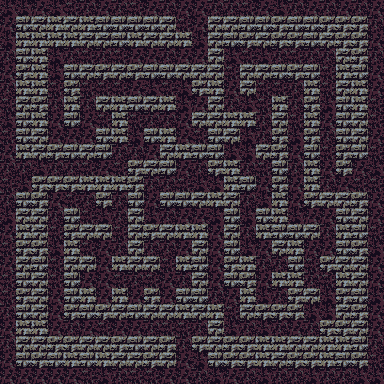

Rendered tile map (Tiled .tmx) drawn with the repository's tilesets; below, a short description and the full map source, tile grids included:
An orthogonal 24x24 tile map with 16x16 px tiles, 1 tile layer (tile) and 39 objects.

<map version="1.0" tiledversion="1.1.2" orientation="orthogonal" renderorder="right-down" width="24" height="24" tilewidth="16" tileheight="16" infinite="0" nextobjectid="45">
 <tileset firstgid="1" source="tileset.tsx" />
 <layer name="tile" width="24" height="24">
  <data encoding="csv">
8,8,7,8,9,6,7,6,9,7,6,7,7,6,6,9,7,8,6,7,6,7,6,7,
7,5,2,3,2,3,5,5,5,5,2,9,7,2,2,5,5,4,5,5,4,4,4,6,
8,3,3,3,3,2,2,5,3,2,2,3,8,2,5,4,2,4,4,5,2,4,4,7,
6,5,3,8,6,9,6,9,7,7,6,7,7,2,8,9,8,6,9,6,6,2,4,6,
7,4,3,8,5,2,4,2,4,5,5,2,2,2,9,2,2,5,4,5,9,3,5,7,
6,3,3,9,4,9,9,9,7,8,9,8,4,3,7,2,9,9,6,3,9,2,3,7,
9,2,4,6,3,6,2,3,5,2,3,8,7,2,6,8,9,3,6,4,8,5,3,9,
8,5,3,7,5,7,9,3,9,6,6,7,2,2,3,3,6,2,9,3,7,5,2,9,
9,5,2,7,7,7,5,3,8,5,3,7,9,5,2,8,6,4,8,4,6,5,2,7,
7,3,2,4,5,2,5,6,6,7,2,3,5,5,8,8,2,4,7,5,9,4,5,9,
6,6,8,6,6,9,7,9,4,2,5,7,6,4,3,6,9,5,6,3,7,4,7,8,
9,8,4,4,4,3,3,3,4,6,6,9,8,8,3,5,7,4,7,3,6,7,9,9,
6,5,4,7,9,6,4,6,5,7,5,5,2,3,2,6,8,3,7,4,2,2,4,7,
8,2,2,6,5,9,8,6,2,8,6,7,7,8,5,8,5,3,8,7,7,5,2,7,
7,3,2,9,4,2,2,9,2,4,2,3,3,7,2,6,3,5,5,2,6,3,5,9,
9,4,4,8,3,9,7,6,2,6,6,7,2,7,5,8,7,2,3,7,7,5,4,8,
7,2,5,9,2,2,7,3,2,2,9,3,5,7,4,3,6,6,5,9,4,2,2,7,
9,5,2,9,5,7,7,9,6,9,7,6,2,7,5,4,7,3,3,6,9,3,2,7,
9,4,2,7,5,3,7,3,7,4,7,5,5,6,7,3,8,6,4,2,8,4,5,8,
6,5,2,7,4,5,4,2,5,2,2,3,2,3,9,2,4,4,4,8,8,2,4,7,
7,3,3,7,6,7,9,7,7,6,9,9,6,2,8,6,8,6,7,6,4,4,2,7,
6,2,2,4,4,2,2,4,5,2,4,6,4,2,4,4,3,3,2,2,3,3,5,6,
7,5,4,5,3,5,3,2,2,4,2,7,8,5,4,4,3,2,4,4,3,5,4,9,
7,7,7,7,7,9,8,6,9,9,7,7,6,8,7,6,8,6,6,8,6,6,8,8
</data>
 </layer>
 <objectgroup name="furniture">
  <object id="1" gid="74" x="96" y="128" width="16" height="16" />
  <object id="2" gid="74" x="192" y="112" width="16" height="16" />
  <object id="3" gid="74" x="192" y="144" width="16" height="16">
   <properties>
    <property name="description" value="Pile of skulls. It seems like they are laughing at you.." />
   </properties>
  </object>
  <object id="4" gid="74" x="224" y="160" width="16" height="16" />
  <object id="5" gid="74" x="272" y="272" width="16" height="16">
   <properties>
    <property name="description" value="Pile of skulls. It seems like they are laughing at you.." />
   </properties>
  </object>
  <object id="6" gid="74" x="272" y="304" width="16" height="16">
   <properties>
    <property name="description" value="Pile of skulls. It seems like they are laughing at you.." />
   </properties>
  </object>
  <object id="7" gid="74" x="144" y="256" width="16" height="16">
   <properties>
    <property name="description" value="Pile of skulls. It seems like they are laughing at you.." />
   </properties>
  </object>
  <object id="8" gid="74" x="176" y="256" width="16" height="16">
   <properties>
    <property name="description" value="Pile of skulls. It seems like they are laughing at you.." />
   </properties>
  </object>
  <object id="9" gid="74" x="176" y="288" width="16" height="16" />
  <object id="10" gid="74" x="160" y="304" width="16" height="16" />
  <object id="11" gid="74" x="128" y="304" width="16" height="16" />
  <object id="12" gid="74" x="96" y="304" width="16" height="16" />
  <object id="13" gid="74" x="80" y="288" width="16" height="16" />
  <object id="14" gid="74" x="80" y="256" width="16" height="16" />
  <object id="15" gid="74" x="112" y="208" width="16" height="16" />
  <object id="16" gid="74" x="144" y="160" width="16" height="16" />
  <object id="17" gid="68" x="192" y="176" width="16" height="16" />
  <object id="18" gid="65" x="160" y="192" width="16" height="16" />
  <object id="19" gid="69" x="176" y="32" width="16" height="16">
   <properties>
    <property name="description" value="Urn full of ashes." />
   </properties>
  </object>
  <object id="20" gid="69" x="16" y="192" width="16" height="16">
   <properties>
    <property name="description" value="Urn full of ashes." />
   </properties>
  </object>
  <object id="21" gid="69" x="192" y="368" width="16" height="16">
   <properties>
    <property name="description" value="Urn full of ashes." />
   </properties>
  </object>
  <object id="22" gid="69" x="352" y="176" width="16" height="16">
   <properties>
    <property name="description" value="Broken urn pieces in a pile of ash." />
   </properties>
  </object>
  <object id="23" gid="73" x="336" y="192" width="16" height="16">
   <properties>
    <property name="description" value="Small stones and ash scattered over the floor." />
   </properties>
  </object>
  <object id="24" gid="73" x="320" y="112" width="16" height="16">
   <properties>
    <property name="description" value="Small stones and ash scattered over the floor." />
   </properties>
  </object>
  <object id="25" gid="73" x="224" y="80" width="16" height="16">
   <properties>
    <property name="description" value="Small stones and ash scattered over the floor." />
   </properties>
  </object>
  <object id="26" gid="73" x="288" y="112" width="16" height="16">
   <properties>
    <property name="description" value="Small stones and ash scattered over the floor." />
   </properties>
  </object>
  <object id="27" gid="73" x="304" y="272" width="16" height="16">
   <properties>
    <property name="description" value="Small stones and ash scattered over the floor." />
   </properties>
  </object>
  <object id="28" gid="73" x="176" y="224" width="16" height="16">
   <properties>
    <property name="description" value="Small stones and ash scattered over the floor." />
   </properties>
  </object>
  <object id="34" gid="70" x="176" y="176" width="16" height="16">
   <properties>
    <property name="description" value="Someone has carved &quot;Who's laughing now!&quot; on the table." />
   </properties>
  </object>
  <object id="35" gid="82" x="176" y="128" width="16" height="16" />
  <object id="36" gid="82" x="160" y="272" width="16" height="16" />
  <object id="37" gid="82" x="256" y="256" width="16" height="16" />
  <object id="38" gid="82" x="240" y="224" width="16" height="16" />
 </objectgroup>
 <objectgroup name="item">
  <object id="39" gid="222" x="192" y="176" width="16" height="16" />
  <object id="40" gid="212" x="176" y="176" width="16" height="16">
   <properties>
    <property name="probability" value="10" />
   </properties>
  </object>
 </objectgroup>
 <objectgroup name="creature">
  <object id="41" gid="251" x="240" y="208" width="16" height="16" />
  <object id="42" gid="251" x="176" y="144" width="16" height="16" />
  <object id="43" gid="247" x="192" y="192" width="16" height="16" />
  <object id="44" gid="252" x="96" y="272" width="16" height="16" />
 </objectgroup>
 <objectgroup name="description" />
</map>
